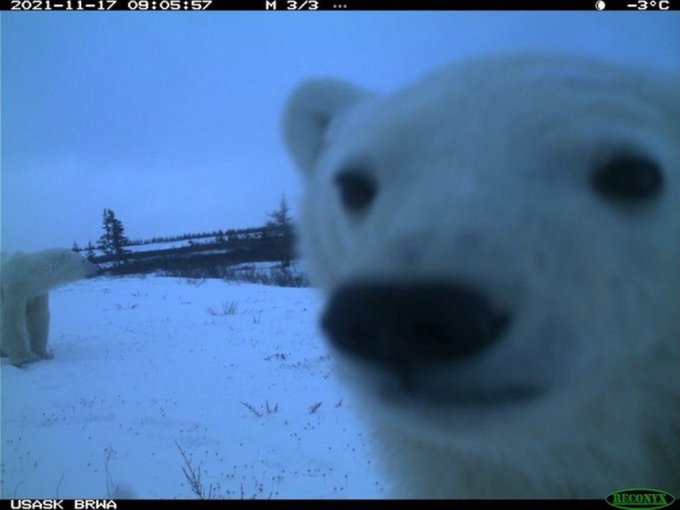
#> input picture resources/now_what.jpg, 680 x 510 px
$ jupyter execute DU1.ipynb
#> lines starting #> are read from the running program, lines starting #| are printed output that depends on the picture
[cell 1]
import os
import cv2
import matplotlib.pyplot as plt

path = os.path.join('resources', 'now_what.jpg')

img = cv2.cvtColor(cv2.imread(path), cv2.COLOR_BGR2HSV)
#> img: shape (510, 680, 3); mean H, S, V 105, 141.7, 162.7

plt.imshow(cv2.cvtColor(img, cv2.COLOR_HSV2RGB))
plt.show()

[cell 2]
a = img.shape[0] # height
#> a = 510
b = img.shape[1] # width
#> b = 680
h, s, v = cv2.split(img)
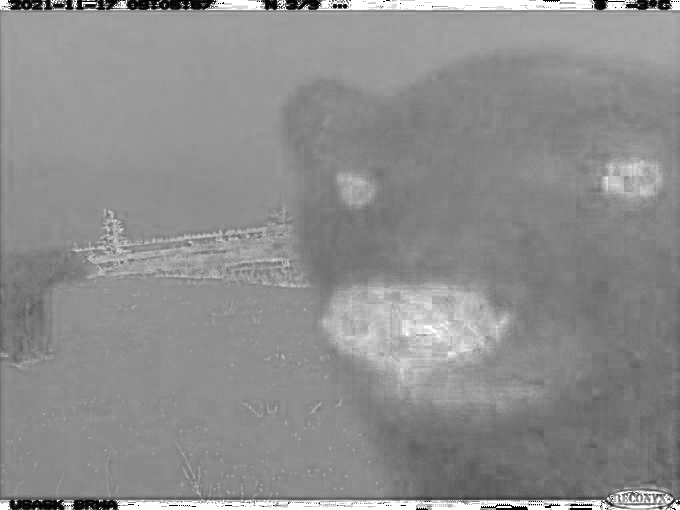
#> s: shape (510, 680); min 0, max 255, mean 141.7
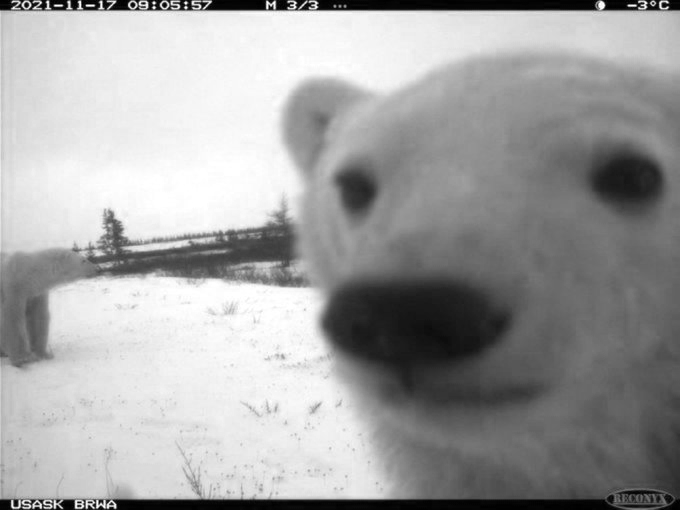
#> v: shape (510, 680); min 0, max 255, mean 162.7

h[a//4:a//2+a//4, b//4:b//2+b//4] = (h[a//4:a//2+a//4, b//4:b//2+b//4] + 90) % 180
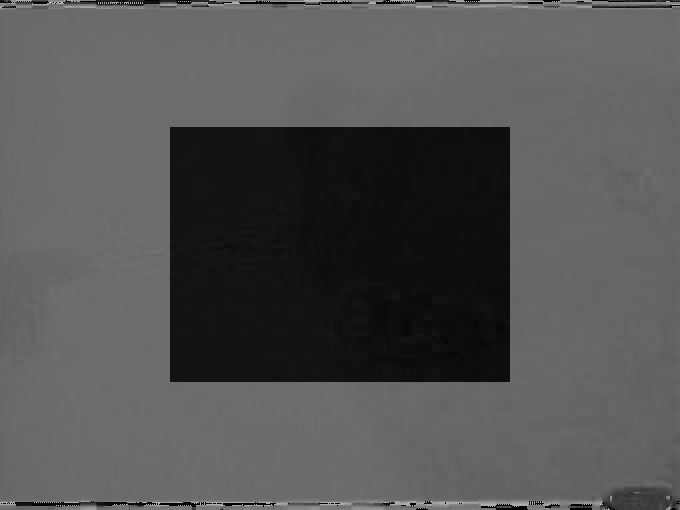
#> h: shape (510, 680); min 0, max 177, mean 82.5

newImg = cv2.merge((h, s, v))
#> newImg: shape (510, 680, 3); mean H, S, V 82.5, 141.7, 162.7

plt.imshow(cv2.cvtColor(newImg, cv2.COLOR_HSV2RGB))
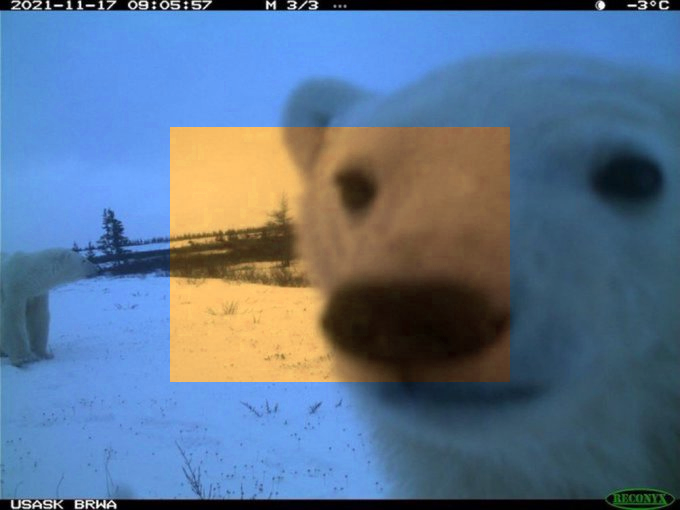
#> shown: shape (510, 680, 3); mean R, G, B 93.1, 115.7, 141.8

[cell 3]
from numpy import sqrt

a = img.shape[0] # height
b = img.shape[1] # width
h, s, v = cv2.split(img)

for i in range(a):
    for j in range(b):
        if sqrt((i - a//2)**2 + (j - b//2)**2) < 150:
            h[i, j] = (h[i, j] + 90) % 180
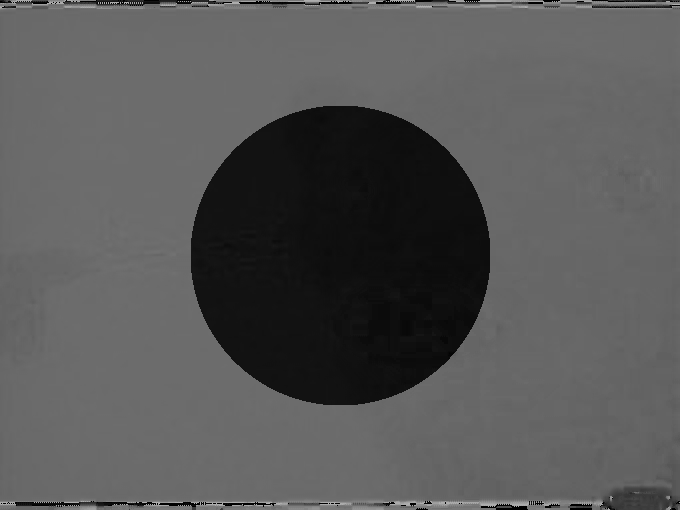
#> h: shape (510, 680); min 0, max 177, mean 86.7

newImg = cv2.merge((h, s, v))
#> newImg: shape (510, 680, 3); mean H, S, V 86.7, 141.7, 162.7

plt.imshow(cv2.cvtColor(newImg, cv2.COLOR_HSV2RGB))
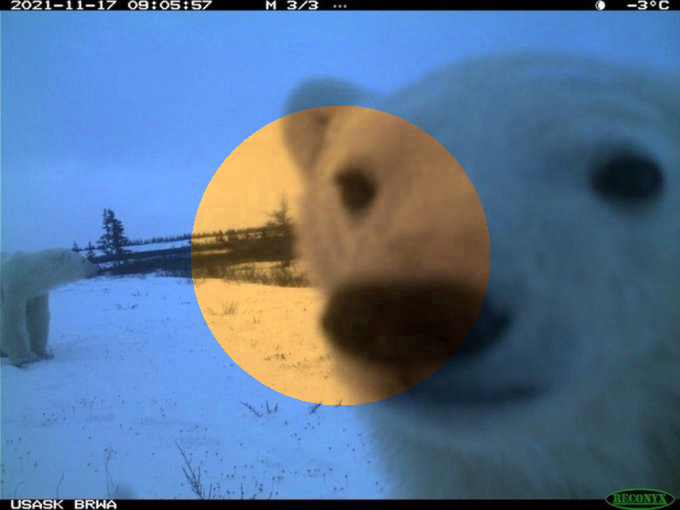
#> shown: shape (510, 680, 3); mean R, G, B 88.7, 115.1, 146.2

[cell 4]
import numpy as np

a = img.shape[0] # height
b = img.shape[1] # width
h, s, v = cv2.split(img)

h = h.astype(np.int32) # convert to int32 to avoid overflow
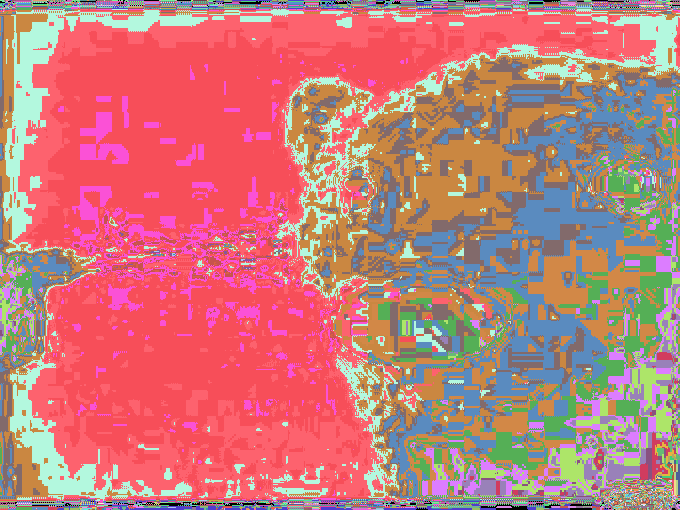
#> h: shape (510, 680) int32; 145 distinct labels, from 0 to 177; one colour per label, 0 black

for i in range(a):
    for j in range(b):
        if sqrt((i - 260)**2 + (j - 500)**2) > 200:
            h[i, j] = (h[i, j] + 90) % 180
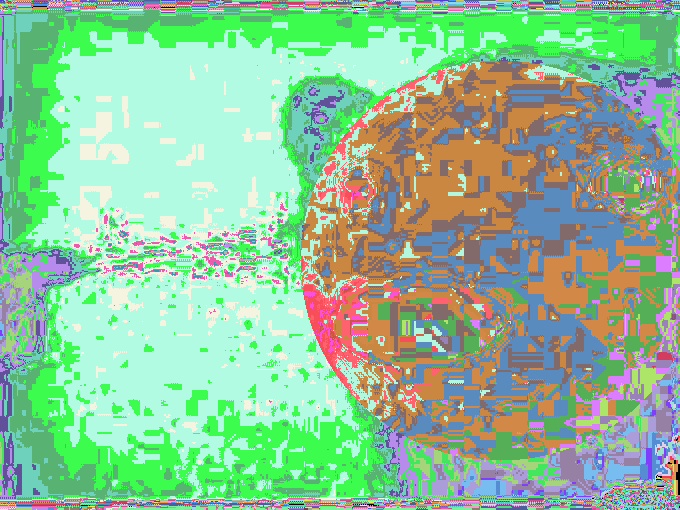
#> h: shape (510, 680) int32; 154 distinct labels, from 0 to 179; one colour per label, 0 black

h = h.astype(np.uint8)
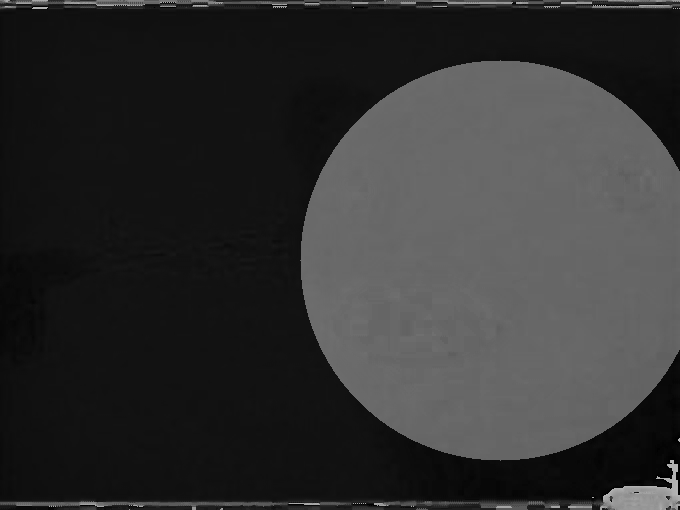
#> h: shape (510, 680); min 0, max 179, mean 49.7

newImg = cv2.merge((h, s, v))
#> newImg: shape (510, 680, 3); mean H, S, V 49.7, 141.7, 162.7

plt.imshow(cv2.cvtColor(newImg, cv2.COLOR_HSV2RGB))
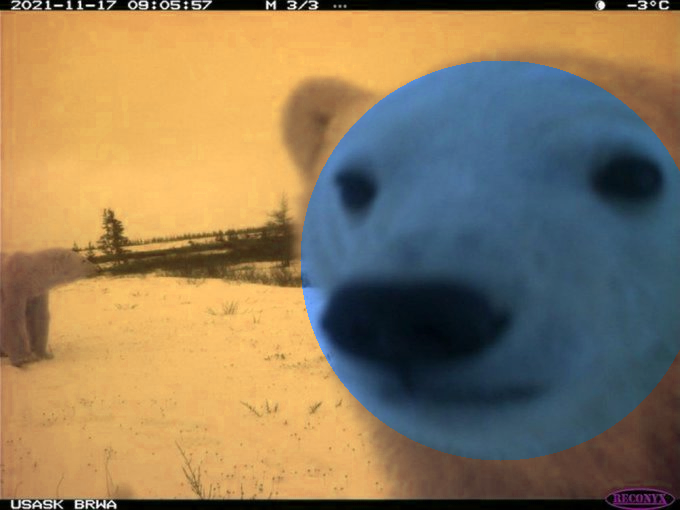
#> shown: shape (510, 680, 3); mean R, G, B 142.8, 122.9, 92.3
